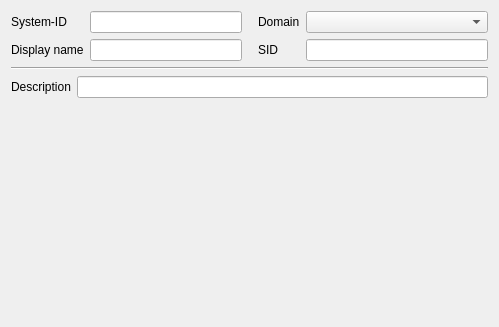
<?xml version="1.0" encoding="UTF-8"?>
<ui version="4.0">
 <class>SambaMachineAccount</class>
 <widget class="QWidget" name="SambaMachineAccount">
  <property name="geometry">
   <rect>
    <x>0</x>
    <y>0</y>
    <width>499</width>
    <height>327</height>
   </rect>
  </property>
  <property name="windowTitle">
   <string>Generic</string>
  </property>
  <property name="windowIcon">
   <iconset>
    <normaloff>:/images/samba-ws.png</normaloff>:/images/samba-ws.png</iconset>
  </property>
  <property name="categoryTitle" stdset="0">
   <string>Windows Workstation</string>
  </property>
  <layout class="QGridLayout" name="gridLayout">
   <item row="0" column="0">
    <layout class="QHBoxLayout" name="horizontalLayout">
     <item>
      <layout class="QFormLayout" name="formLayout">
       <property name="fieldGrowthPolicy">
        <enum>QFormLayout::ExpandingFieldsGrow</enum>
       </property>
       <item row="0" column="0">
        <widget class="QLabel" name="uidLabel">
         <property name="text">
          <string>System-ID</string>
         </property>
         <property name="buddy">
          <cstring>uidEdit</cstring>
         </property>
        </widget>
       </item>
       <item row="0" column="1">
        <widget class="QLineEdit" name="uidEdit"/>
       </item>
       <item row="1" column="0">
        <widget class="QLabel" name="displayNameLabel">
         <property name="text">
          <string>Display name</string>
         </property>
         <property name="buddy">
          <cstring>displayNameEdit</cstring>
         </property>
        </widget>
       </item>
       <item row="1" column="1">
        <widget class="QLineEdit" name="displayNameEdit"/>
       </item>
      </layout>
     </item>
     <item>
      <spacer name="horizontalSpacer">
       <property name="orientation">
        <enum>Qt::Horizontal</enum>
       </property>
       <property name="sizeType">
        <enum>QSizePolicy::Fixed</enum>
       </property>
       <property name="sizeHint" stdset="0">
        <size>
         <width>10</width>
         <height>20</height>
        </size>
       </property>
      </spacer>
     </item>
     <item>
      <layout class="QFormLayout" name="formLayout_2">
       <item row="0" column="0">
        <widget class="QLabel" name="sambaDomainNameLabel">
         <property name="text">
          <string>Domain</string>
         </property>
         <property name="buddy">
          <cstring>sambaDomainNameEdit</cstring>
         </property>
        </widget>
       </item>
       <item row="0" column="1">
        <widget class="QComboBox" name="sambaDomainNameEdit"/>
       </item>
       <item row="1" column="0">
        <widget class="QLabel" name="sambaSIDLabel">
         <property name="text">
          <string>SID</string>
         </property>
         <property name="buddy">
          <cstring>sambaSIDEdit</cstring>
         </property>
        </widget>
       </item>
       <item row="1" column="1">
        <widget class="QLineEdit" name="sambaSIDEdit"/>
       </item>
      </layout>
     </item>
    </layout>
   </item>
   <item row="1" column="0">
    <widget class="Line" name="line">
     <property name="orientation">
      <enum>Qt::Horizontal</enum>
     </property>
    </widget>
   </item>
   <item row="2" column="0">
    <layout class="QFormLayout" name="formLayout_3">
     <item row="0" column="0">
      <widget class="QLabel" name="descriptionLabel">
       <property name="text">
        <string>Description</string>
       </property>
       <property name="buddy">
        <cstring>descriptionEdit</cstring>
       </property>
      </widget>
     </item>
     <item row="0" column="1">
      <widget class="QLineEdit" name="descriptionEdit"/>
     </item>
     <item row="1" column="1">
      <spacer name="verticalSpacer">
       <property name="orientation">
        <enum>Qt::Vertical</enum>
       </property>
       <property name="sizeHint" stdset="0">
        <size>
         <width>20</width>
         <height>40</height>
        </size>
       </property>
      </spacer>
     </item>
    </layout>
   </item>
  </layout>
 </widget>
 <tabstops>
  <tabstop>uidEdit</tabstop>
  <tabstop>displayNameEdit</tabstop>
  <tabstop>sambaDomainNameEdit</tabstop>
  <tabstop>sambaSIDEdit</tabstop>
  <tabstop>descriptionEdit</tabstop>
 </tabstops>
 <resources>
  <include location="resources/samba-ws.qrc"/>
 </resources>
 <connections>
  <connection>
   <sender>uidEdit</sender>
   <signal>textChanged(QString)</signal>
   <receiver>SambaMachineAccount</receiver>
   <slot>property_uid()</slot>
  </connection>
  <connection>
   <sender>displayNameEdit</sender>
   <signal>textChanged(QString)</signal>
   <receiver>SambaMachineAccount</receiver>
   <slot>property_displayName()</slot>
  </connection>
  <connection>
   <sender>sambaSIDEdit</sender>
   <signal>textChanged(QString)</signal>
   <receiver>SambaMachineAccount</receiver>
   <slot>property_sambaSID()</slot>
  </connection>
  <connection>
   <sender>sambaDomainnameEdit</sender>
   <signal>textChanged(QString)</signal>
   <receiver>SambaMachineAccount</receiver>
   <slot>property_sambaDomainname()</slot>
  </connection>
  <connection>
   <sender>descriptionEdit</sender>
   <signal>textChanged(QString)</signal>
   <receiver>SambaMachineAccount</receiver>
   <slot>property_description()</slot>
  </connection>
 </connections>
</ui>
